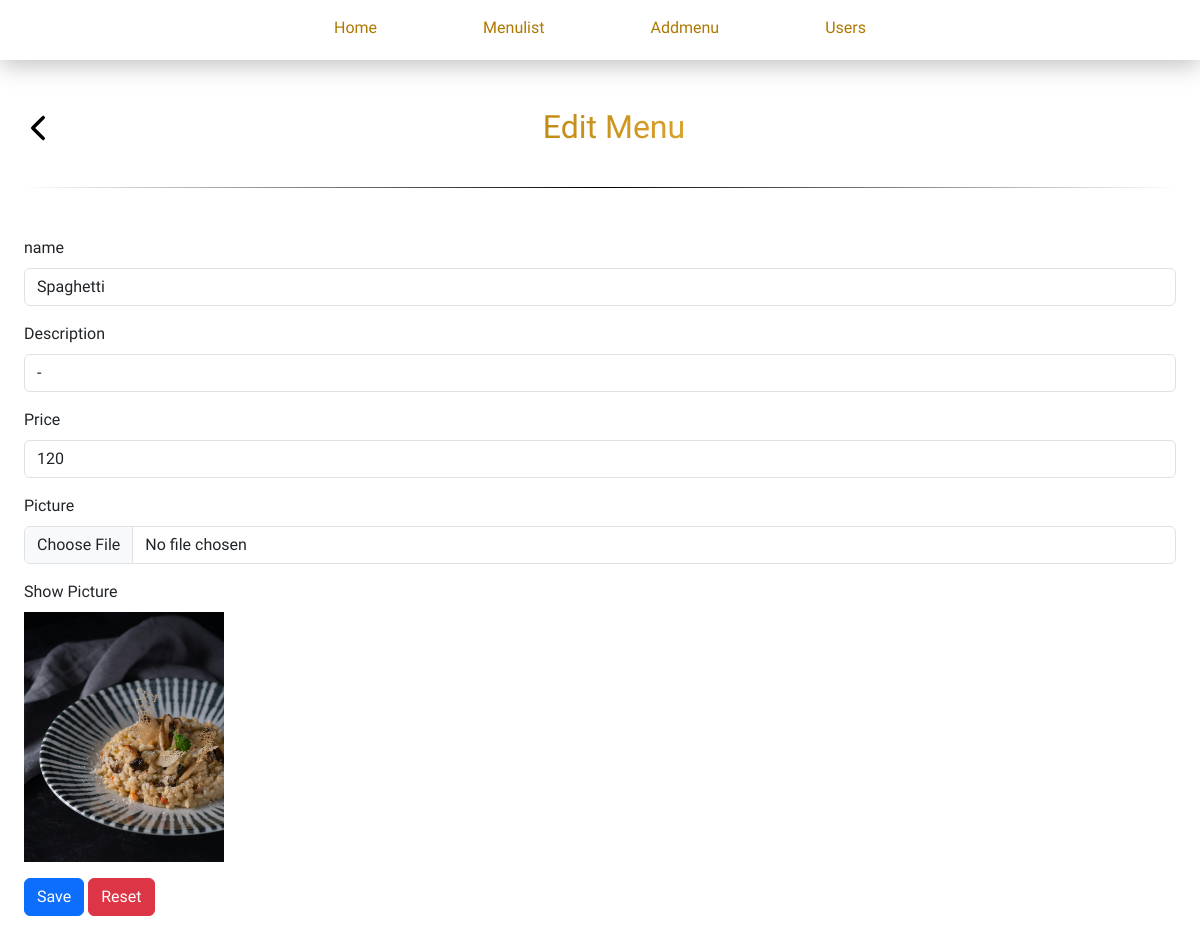
/backend/editmenu.php?id=0, run on the app's committed database.
### tables this page shows
CREATE TABLE `menu` (
  `id` int(11) NOT NULL,
  `name` varchar(255) NOT NULL,
  `description` varchar(255) NOT NULL,
  `price` int(255) NOT NULL,
  `imgs_menu` varchar(255) DEFAULT NULL
);

### backend/controls/idMenu.php (called while the page is built)
<?php
    include 'db.php';
    $id = $_GET['id'];
    $stmt = $pdo->prepare("SELECT * FROM menu WHERE id = ?");
    $stmt->execute([$id]);
    $food = $stmt->fetch(PDO::FETCH_ASSOC);
?>

### backend/editmenu.php (the view, shortened to what this page needs)
<?php
include './controls/idMenu.php';
?>
<!DOCTYPE html>
<html lang="en">
<head>
    <link href="https://cdn.jsdelivr.net/npm/bootstrap@5.3.0-alpha1/dist/css/bootstrap.min.css" rel="stylesheet" />
    <link rel="stylesheet" href="https://cdn.jsdelivr.net/npm/bootstrap-icons@1.13.1/font/bootstrap-icons.min.css">
    <link rel="stylesheet" href="../assets/css/style.css">
</head>
<body>
    <?php include '../backend/components/header.php'; ?>
    <div class="d-flex">
        <main class="p-4 flex-grow-1">
            <div class="d-flex justify-content-center align-content-center h-b mt-4 text-center">
                <a href="Menulist.php" class="fs-3 text-black"><i class="bi bi-chevron-left chev"></i></a>
                <div class="flex-grow-1 text-center">
                    <h2 class="color-text ">Edit Menu</h2>
                </div>
            </div>
            <form action="controls/editMenu.php" method="POST" enctype="multipart/form-data" class="mt-5">
                <div class="mb-3">
                    <label for="" class="form-label">name</label>
                    <input type="text" name="name" class="form-control" value="<?= htmlspecialchars($food['name']); ?>">
                </div>
                <div class="mb-3">
                    <label for="" class="form-label">Description</label>
                    <input type="text" name="description" class="form-control" value="<?= htmlspecialchars($food['description']); ?>">
                </div>
                <div class="mb-3">
                    <label for="" class="form-label">Price</label>
                    <input type="text" name="price" class="form-control" value="<?= htmlspecialchars($food['price']) ?>">
                </div>
                <div class="mb-3">
                    <label for="" class="form-label">Picture</label>
                    <input type="file" name="imgs_menu" class="form-control">
                </div>
                <div class="mb-3 d-flex flex-column">
                    <label for="" class="form-label">Show Picture</label>
                    <img style="max-width: 200px;" src="../assets/imgs/<?= htmlspecialchars($food['imgs_menu']); ?>" alt="">
                </div>
                <button type="submit" class="btn btn-primary">Save</button>
                <button type="reset" class="btn btn-danger">Reset</button>
            </form>
        </main>
    </div>
</body>
</html>

### assets/css/style.css (style rules this page uses)
* { font-family: "Taviraj", serif; }
.color-text { background: linear-gradient(to right, #e9b33fff, rgb(175, 120, 0), #e9b33fff, rgb(175, 120, 0)); -webkit-background-clip: text; -webkit-text-fill-color: transparent; }
.h-b { width: auto; height: 80px; border-width: 0px 0px 1px 0px; border-style: solid; border-image: linear-gradient(to right, rgba(0, 0, 0, 0), rgba(0, 0, 0, 1), rgba(0, 0, 0, 0)) 1; }
.chev { font-weight: bold; text-shadow: 1px 0 black, -1px 0 black, 0 1px black, 0 -1px black; ; }

### data on the page
menu: name "Spaghetti", description "-", price "120", imgs_menu (picture)
